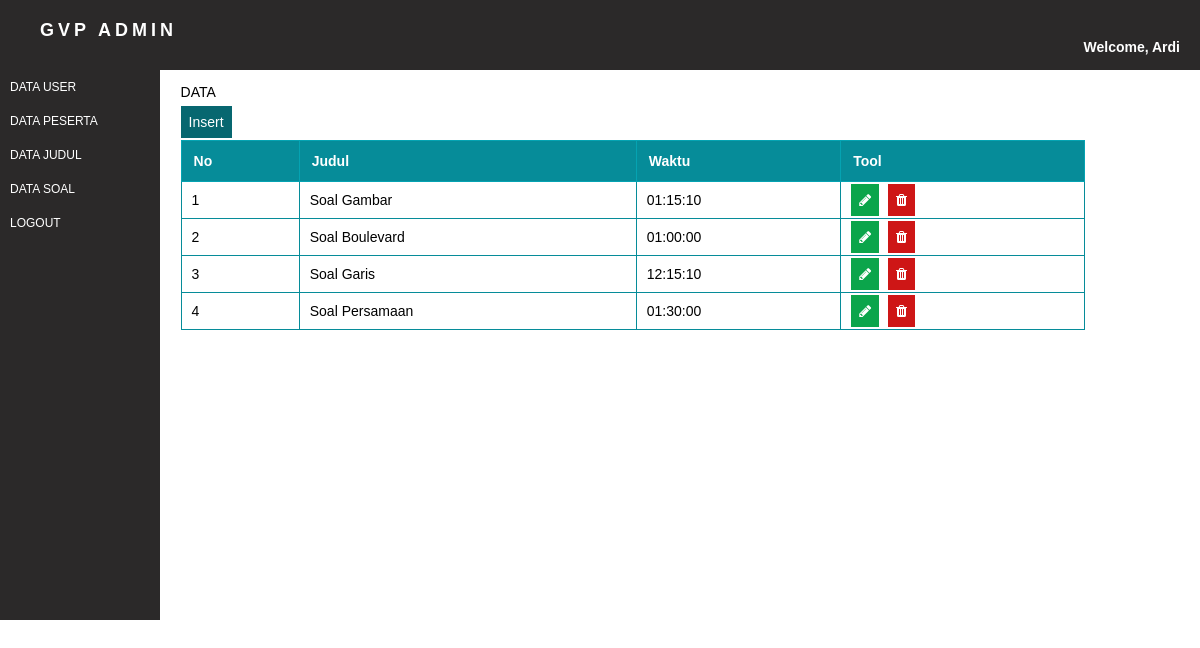
Screenshot of /modul/index.php?menu=judul/data_judul with the database file from the repository.
### tables this page shows
CREATE TABLE IF NOT EXISTS `judul` (
  `id_judul` int(11) NOT NULL,
  `judul` varchar(100) NOT NULL,
  `batas_waktu` time NOT NULL
);

### core/class.php (called while the page is built, shortened)
<?php
class judul{
      function tampil_judul(){
        $data = mysql_query("select * from judul");
          while($d = mysql_fetch_array($data)){
              $hasil[] = $d;
          }
          return $hasil;
      }
}
?>

### modul/judul/data_judul.php (the view, shortened to what this page needs)
<?php
include '../core/class.php';
$judul = new judul();
?>
<p>DATA</p>
  <a class="btn btn-add wd-large hg-high top-medium" href="?menu=judul/add_judul">Insert</a>
  <table>
    <thead>
      <tr>
        <th>No</th>
        <th data-field="id">Judul</th>
        <th data-field="price">Waktu</th>
        <th data-field="price">Tool</th>
      </tr>
    </thead>
          <?php
            $no = 1;
            foreach($judul->tampil_judul() as $data){
          ?>
    <tbody>
          <tr>
            <td><?php echo $no++; ?></td>
            <td><?php echo $data['judul']; ?></td>
            <td><?php echo $data['batas_waktu']; ?></td>
            <td>
              <a href="?menu=judul/edit_judul&amp;id=<?php echo $data['id_judul']; ?>&aksi=edit" class="btn btn-edit"><i class="fa fa-pencil"></i></a>
              <a href="judul/process.php?id=<?php echo $data['id_judul']; ?>&aksi=hapus" class="btn btn-delete sp-small" onclick="return confirm('Are you sure you want to delete this judul?');"><i class="fa fa-trash"></i></a>
            </td>
          </tr>
        </tbody>
        <?php
          }
          ?>
      </table>

### assets/css/style.css (style rules this page uses)
html { height: 100%; }
body { background: #fff; font-family: helvetica; font-size: 14px; margin:0; }
a { text-decoration: none; }
.sp-small { margin:0px 5px; }
.top-medium { margin:10px 0px; }
.hg-high { height:50px; }
.btn { padding:7px; }
.btn-edit { color:#fff; background: #0ba54b; height:25px; border:1px solid #0ba54b; text-align: center; }
.btn-delete { color:#fff; background: #ce1616; height:25px; border:1px solid #ce1616; text-align: center; }
.btn-add { color:#fff; background: #076770; border:1px solid #076770; text-align: center; }
table { border-collapse: collapse; width: 100%; margin-top:10px; }
thead td,th { border: 1px solid #ddd; }
thead tr th { padding: 12px; text-align: left; background-color: #068c99; border:1px solid #05a3b2; color: #fff; }
tbody tr td { padding:10px 10px; border:1px solid #068c99; }

### rows the page displays
judul: judul "Soal Gambar", batas_waktu "01:15:10"
judul: judul "Soal Boulevard", batas_waktu "01:00:00"
judul: judul "Soal Garis", batas_waktu "12:15:10"
judul: judul "Soal Persamaan", batas_waktu "01:30:00"
